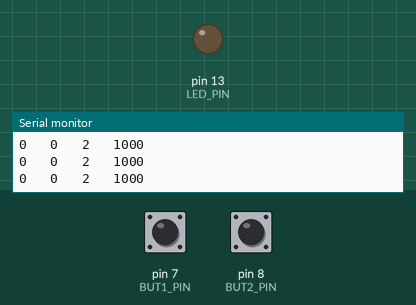
Recording of a sketch running on a simulated Arduino Uno, built with avr-gcc and run on an emulated ATmega328P. Parts: output pins drawn as LEDs (lit = HIGH), the last lines printed to the serial monitor. Dashed ring = blinking. Inputs (shaded band) come from the test bench; at power-on: pin 8 (BUT2_PIN) LOW, pin 7 (BUT1_PIN) LOW.

Above: at 1.2 s.
1.3 s: pin 8 (BUT2_PIN) pulled HIGH for 0.15 s
At 4.2 s:
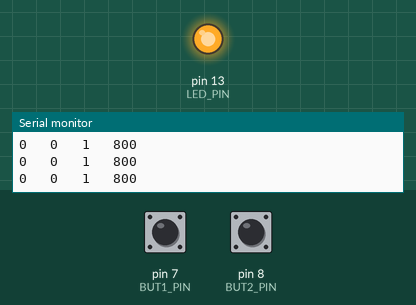
4.4 s: pin 7 (BUT1_PIN) pulsed HIGH 2 times (0.12 s each, 0.3 s apart)
At 8.2 s:
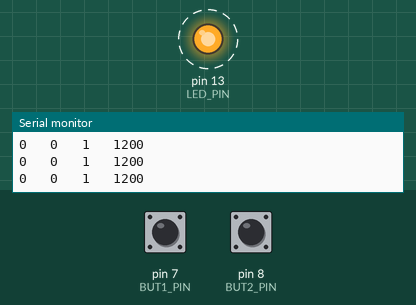
Timing chart, 0 to 14.0 s (numbered marks = the images above; inputs shaded):
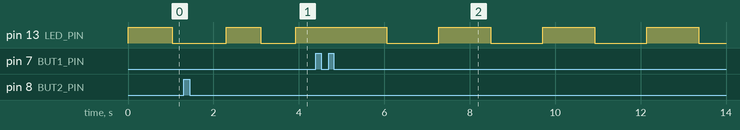

Measured:
- after the input at 4.4 s, pin 13 (LED_PIN): alternates HIGH for 1.2 s and LOW for 1.2 s, starting after 1.7 s

The sketch:

TrabalhoPisca.ino
```cpp
//Trabalho 1: Pisca

#define BUT1_PIN 7
#define BUT2_PIN 8
#define LED_PIN 13

int estado;
unsigned long tpisca = 1000;
unsigned long t;
unsigned long t1;
bool pressionadob1;
bool pressionadob2;

void estado1(unsigned long atual) {
  digitalWrite (LED_PIN,HIGH);
  t= atual;
  estado=1;
}

void estado2(unsigned long atual) {
  digitalWrite (LED_PIN,LOW);
  t= atual;
  estado=2;
}

void estado3(unsigned long atual) {
  digitalWrite (LED_PIN,HIGH);
  t= atual;
  t1= atual;
  estado=3;
}

void estado4(unsigned long atual){
  digitalWrite (LED_PIN,LOW);
  t= atual;
  t1= atual;
  estado=4;
}

void estado5(unsigned long atual) {
  digitalWrite (LED_PIN,HIGH);
  t= atual;
  t1= atual;
  estado=5;
}

void estado6(unsigned long atual) {
  digitalWrite (LED_PIN,LOW);
  t= atual;
  t1= atual;
  estado=6;
}

void estado7 (void) {
  digitalWrite (LED_PIN,HIGH);
  estado=7;
}

void estado8 (void){
  digitalWrite (LED_PIN,LOW);
  estado=8;
}

void setup() {
  Serial.begin(9600);

  pinMode(LED_PIN,OUTPUT);     // Enable pin 13 for digital output
  pinMode(BUT1_PIN,INPUT);      // Enable pin 6 for digital input
  pinMode(BUT2_PIN,INPUT);       // Enable pin 7 for digital input
  estado1(millis());
  //tpisca=1000;
  t = 0;
  t1 = 0;
  pressionadob1 = false;
  pressionadob2 = false;
}

void loop() {
  int but1 = digitalRead(BUT1_PIN); //Le o estado do botao 1
  int but2 = digitalRead(BUT2_PIN); //Le o estado do botao 2
  unsigned long atual = millis();

  Serial.print(but1);
  Serial.print("   ");
  Serial.print(but2);
  Serial.print("   ");
  Serial.print(estado);
  Serial.print("   ");
  Serial.println(tpisca);

  switch (estado)
  {
    case 1:
    if ((atual-t) >= tpisca)
    {
      estado2(atual);
    }
    else if (but1 && pressionadob1 == false)
    {
      pressionadob1 = true;
      estado3(atual);
    }
    else if (but2 && pressionadob2 == false)
    {
      pressionadob2 = true;
      estado5(atual);
    }
    else if (!but1 && pressionadob1 == true)
    {
      pressionadob1 = false;
    }
    else if (!but2 && pressionadob2 == true)
    {
      pressionadob2 = false;
    }
    break;

    case 2:
    if ((atual-t)>=tpisca)
    {
      estado1(atual);
    }
    else if (but1 && pressionadob1==false)
    {
      pressionadob1 = true;
      estado4(atual);
    }
    else if (but2 && pressionadob2==false)
    {
      pressionadob2 = true;
      estado6(atual);
    }
    else if (!but1 && pressionadob1==true)
    {
      pressionadob1 = false;
    }
    else if (!but2 && pressionadob2==true)
    {
      pressionadob2 = false;
    }
    break;

    case 3:
    if ((atual-t) >= tpisca)
    {
      estado4(atual);
    }
    else if((atual-t1) >= 500)
    {
      estado1(atual);
    }
    else if (!but1)
    {
      tpisca += 200;
      pressionadob1 = false;
      estado1(atual);
    }
    else if (but2)
    {
      estado7();
    }
    break;

    case 4:
    if ((atual-t) >= tpisca)
    {
      estado3(atual);
    }
    else if ((atual-t1) >= 500)
    {
      estado2(atual);
    }
    else if (!but1)
    {
      tpisca += 200;
      pressionadob1 = false;
      estado2(atual);
    }
    else if(but2)
    {
      estado8();
    }
    break;

    case 5:
    if ((atual-t) >= tpisca)
    {
      estado6(atual);
    }
    else if ((atual-t1) >= 500)
    {
      estado1(atual);
    }
    else if (!but2)
    {
      if(tpisca >=400)
        tpisca -= 200;
      pressionadob2 = false;
      estado1(atual);
    }
    else if(but1)
    {
      estado7();
    }
    break;

    case 6:
    if ((atual-t) >= tpisca)
    {
      estado5(atual);
    }
    else if ((atual-t1) >= 500)
    {
      estado2(atual);
    }
    else if (!but2)
    {
      if(tpisca >=400)
        tpisca -= 200;
      pressionadob2 = false;
      estado2(atual);
    }
    else if(but1)
    {
      estado8();
    }
    break;

  }

}
```
